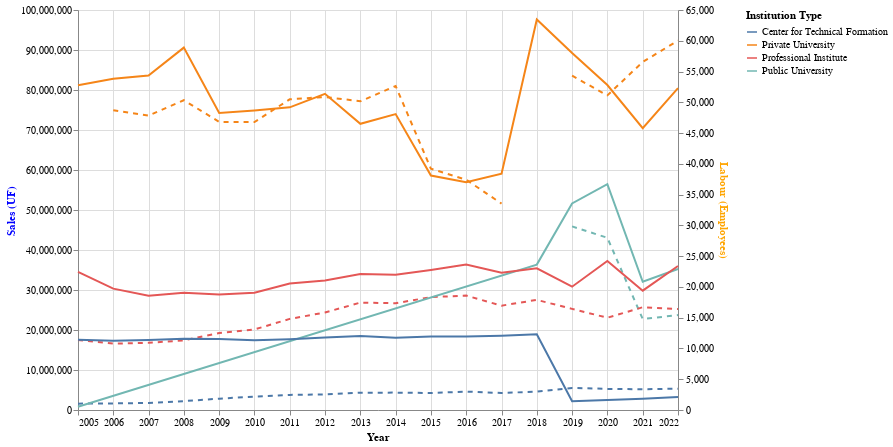

Notebook cell for this chart:
### Code cell
# Create the ventas line chart
ventas_chart = alt.Chart(df[df['series'] == 'ventas']).mark_line(strokeDash=[5, 5]).encode(
    x=alt.X('date:T', title="Year", axis=alt.Axis(format="%Y")),
    y=alt.Y('value:Q', title="Sales (UF)", axis=alt.Axis(titleColor='blue')),
   color=alt.Color('code:N', title="Institution Type"),
   tooltip=['date:T', 'value:Q', 'code:N']  # Tooltip to show details
)

# Create the labour line chart
labour_chart = alt.Chart(df[df['series'] == 'labour']).mark_line().encode(
    x=alt.X('date:T', title="Year", axis=alt.Axis(format="%Y")),
    y=alt.Y('value:Q', title="Labour (Employees)", axis=alt.Axis(titleColor='orange')),
    color=alt.Color('code:N', title="Institution Type"),  # Different colors for each institution type
    tooltip=['date:T', 'value:Q', 'code:N']  # Tooltip to show details
)

# Combine the two charts using layering
combined_chart = alt.layer(ventas_chart, labour_chart).resolve_scale(
    y='independent'  # This makes sure each chart can have its own scale
).properties(
    width=600,
    height=400,
)

# Save the combined chart to a single JSON file
combined_chart.save("IES_trends.json")

# Display the combined chart
combined_chart

### Figure 1 — Vega-Lite specification as saved in the notebook (floating-point values rounded to 4 significant figures)
{"config": {"view": {"continuousWidth": 400, "continuousHeight": 300}}, "layer": [{"data": {"name": "data-c23c7ddcef7bf0998f8cbb5e5c55589b"}, "mark": {"type": "line", "strokeDash": [5, 5]}, "encoding": {"color": {"field": "code", "title": "Institution Type", "type": "nominal"}, "tooltip": [{"field": "date", "type": "temporal"}, {"field": "value", "type": "quantitative"}, {"field": "code", "type": "nominal"}], "x": {"axis": {"format": "%Y"}, "field": "date", "title": "Year", "type": "temporal"}, "y": {"axis": {"titleColor": "blue"}, "field": "value", "title": "Sales (UF)", "type": "quantitative"}}}, {"data": {"name": "data-92f0cd42257f9f2a285fb6ee7a6a0d15"}, "mark": "line", "encoding": {"color": {"field": "code", "title": "Institution Type", "type": "nominal"}, "tooltip": [{"field": "date", "type": "temporal"}, {"field": "value", "type": "quantitative"}, {"field": "code", "type": "nominal"}], "x": {"axis": {"format": "%Y"}, "field": "date", "title": "Year", "type": "temporal"}, "y": {"axis": {"titleColor": "orange"}, "field": "value", "title": "Labour (Employees)", "type": "quantitative"}}}], "height": 400, "resolve": {"scale": {"y": "independent"}}, "width": 600, "$schema": "https://vega.github.io/schema/vega-lite/v4.17.0.json", "datasets": {"data-c23c7ddcef7bf0998f8cbb5e5c55589b": [{"date": "2005-01-01T00:00:00", "code": "Public University", "series": "ventas", "value": null}, {"date": "2005-01-01T00:00:00", "code": "Professional Institute", "series": "ventas", "value": 17480000.0}, {"date": "2005-01-01T00:00:00", "code": "Private University", "series": "ventas", "value": null}, {"date": "2005-01-01T00:00:00", "code": "Center for Technical Formation", "series": "ventas", "value": 1588000.0}, {"date": "2006-01-01T00:00:00", "code": "Professional Institute", "series": "ventas", "value": 16600000.0}, {"date": "2006-01-01T00:00:00", "code": "Private University", "series": "ventas", "value": 74930000.0}, {"date": "2006-01-01T00:00:00", "code": "Center for Technical Formation", "series": "ventas", "value": 1639000.0}, {"date": "2007-01-01T00:00:00", "code": "Professional Institute", "series": "ventas", "value": 16800000.0}, {"date": "2007-01-01T00:00:00", "code": "Private University", "series": "ventas", "value": 73590000.0}, {"date": "2007-01-01T00:00:00", "code": "Center for Technical Formation", "series": "ventas", "value": 1772000.0}, {"date": "2008-01-01T00:00:00", "code": "Center for Technical Formation", "series": "ventas", "value": 2219000.0}, {"date": "2008-01-01T00:00:00", "code": "Private University", "series": "ventas", "value": 77440000.0}, {"date": "2008-01-01T00:00:00", "code": "Professional Institute", "series": "ventas", "value": 17400000.0}, {"date": "2009-01-01T00:00:00", "code": "Center for Technical Formation", "series": "ventas", "value": 2843000.0}, {"date": "2009-01-01T00:00:00", "code": "Private University", "series": "ventas", "value": 72040000.0}, {"date": "2009-01-01T00:00:00", "code": "Professional Institute", "series": "ventas", "value": 19250000.0}, {"date": "2010-01-01T00:00:00", "code": "Private University", "series": "ventas", "value": 71990000.0}, {"date": "2010-01-01T00:00:00", "code": "Center for Technical Formation", "series": "ventas", "value": 3346000.0}, {"date": "2010-01-01T00:00:00", "code": "Professional Institute", "series": "ventas", "value": 20130000.0}, {"date": "2011-01-01T00:00:00", "code": "Private University", "series": "ventas", "value": 77680000.0}, {"date": "2011-01-01T00:00:00", "code": "Center for Technical Formation", "series": "ventas", "value": 3779000.0}, {"date": "2011-01-01T00:00:00", "code": "Professional Institute", "series": "ventas", "value": 22780000.0}, {"date": "2012-01-01T00:00:00", "code": "Professional Institute", "series": "ventas", "value": 24370000.0}, {"date": "2012-01-01T00:00:00", "code": "Center for Technical Formation", "series": "ventas", "value": 3888000.0}, {"date": "2012-01-01T00:00:00", "code": "Private University", "series": "ventas", "value": 78260000.0}, {"date": "2013-01-01T00:00:00", "code": "Professional Institute", "series": "ventas", "value": 26860000.0}, {"date": "2013-01-01T00:00:00", "code": "Private University", "series": "ventas", "value": 77170000.0}, {"date": "2013-01-01T00:00:00", "code": "Center for Technical Formation", "series": "ventas", "value": 4318000.0}, {"date": "2014-01-01T00:00:00", "code": "Center for Technical Formation", "series": "ventas", "value": 4350000.0}, {"date": "2014-01-01T00:00:00", "code": "Private University", "series": "ventas", "value": 81010000.0}, {"date": "2014-01-01T00:00:00", "code": "Professional Institute", "series": "ventas", "value": 26680000.0}, {"date": "2015-01-01T00:00:00", "code": "Professional Institute", "series": "ventas", "value": 28220000.0}, {"date": "2015-01-01T00:00:00", "code": "Private University", "series": "ventas", "value": 60300000.0}, {"date": "2015-01-01T00:00:00", "code": "Center for Technical Formation", "series": "ventas", "value": 4241000.0}, {"date": "2016-01-01T00:00:00", "code": "Private University", "series": "ventas", "value": 57570000.0}, {"date": "2016-01-01T00:00:00", "code": "Center for Technical Formation", "series": "ventas", "value": 4606000.0}, {"date": "2016-01-01T00:00:00", "code": "Professional Institute", "series": "ventas", "value": 28600000.0}, {"date": "2017-01-01T00:00:00", "code": "Professional Institute", "series": "ventas", "value": 26090000.0}, {"date": "2017-01-01T00:00:00", "code": "Center for Technical Formation", "series": "ventas", "value": 4252000.0}, {"date": "2017-01-01T00:00:00", "code": "Private University", "series": "ventas", "value": 51610000.0}, {"date": "2018-01-01T00:00:00", "code": "Private University", "series": "ventas", "value": null}, {"date": "2018-01-01T00:00:00", "code": "Professional Institute", "series": "ventas", "value": 27530000.0}, {"date": "2018-01-01T00:00:00", "code": "Center for Technical Formation", "series": "ventas", "value": 4590000.0}, {"date": "2018-01-01T00:00:00", "code": "Public University", "series": "ventas", "value": null}, {"date": "2019-01-01T00:00:00", "code": "Public University", "series": "ventas", "value": 45900000.0}, {"date": "2019-01-01T00:00:00", "code": "Center for Technical Formation", "series": "ventas", "value": 5519000.0}, {"date": "2019-01-01T00:00:00", "code": "Professional Institute", "series": "ventas", "value": 25280000.0}, {"date": "2019-01-01T00:00:00", "code": "Private University", "series": "ventas", "value": 83570000.0}, {"date": "2020-01-01T00:00:00", "code": "Professional Institute", "series": "ventas", "value": 23070000.0}, {"date": "2020-01-01T00:00:00", "code": "Private University", "series": "ventas", "value": 78660000.0}, {"date": "2020-01-01T00:00:00", "code": "Center for Technical Formation", "series": "ventas", "value": 5276000.0}, {"date": "2020-01-01T00:00:00", "code": "Public University", "series": "ventas", "value": 43050000.0}, {"date": "2021-01-01T00:00:00", "code": "Public University", "series": "ventas", "value": 22740000.0}, {"date": "2021-01-01T00:00:00", "code": "Center for Technical Formation", "series": "ventas", "value": 5186000.0}, {"date": "2021-01-01T00:00:00", "code": "Private University", "series": "ventas", "value": 87010000.0}, {"date": "2021-01-01T00:00:00", "code": "Professional Institute", "series": "ventas", "value": 25690000.0}, {"date": "2022-01-01T00:00:00", "code": "Public University", "series": "ventas", "value": 23720000.0}, {"date": "2022-01-01T00:00:00", "code": "Center for Technical Formation", "series": "ventas", "value": 5333000.0}, {"date": "2022-01-01T00:00:00", "code": "Private University", "series": "ventas", "value": 92350000.0}, {"date": "2022-01-01T00:00:00", "code": "Professional Institute", "series": "ventas", "value": 25230000.0}], "data-92f0cd42257f9f2a285fb6ee7a6a0d15": [{"date": "2005-01-01T00:00:00", "code": "Public University", "series": "labour", "value": 525.0}, {"date": "2005-01-01T00:00:00", "code": "Professional Institute", "series": "labour", "value": 22440.0}, {"date": "2005-01-01T00:00:00", "code": "Private University", "series": "labour", "value": 52780.0}, {"date": "2005-01-01T00:00:00", "code": "Center for Technical Formation", "series": "labour", "value": 11410.0}, {"date": "2006-01-01T00:00:00", "code": "Professional Institute", "series": "labour", "value": 19720.0}, {"date": "2006-01-01T00:00:00", "code": "Private University", "series": "labour", "value": 53820.0}, {"date": "2006-01-01T00:00:00", "code": "Center for Technical Formation", "series": "labour", "value": 11260.0}, {"date": "2007-01-01T00:00:00", "code": "Professional Institute", "series": "labour", "value": 18570.0}, {"date": "2007-01-01T00:00:00", "code": "Private University", "series": "labour", "value": 54340.0}, {"date": "2007-01-01T00:00:00", "code": "Center for Technical Formation", "series": "labour", "value": 11370.0}, {"date": "2008-01-01T00:00:00", "code": "Center for Technical Formation", "series": "labour", "value": 11570.0}, {"date": "2008-01-01T00:00:00", "code": "Private University", "series": "labour", "value": 58890.0}, {"date": "2008-01-01T00:00:00", "code": "Professional Institute", "series": "labour", "value": 19050.0}, {"date": "2009-01-01T00:00:00", "code": "Center for Technical Formation", "series": "labour", "value": 11540.0}, {"date": "2009-01-01T00:00:00", "code": "Private University", "series": "labour", "value": 48280.0}, {"date": "2009-01-01T00:00:00", "code": "Professional Institute", "series": "labour", "value": 18760.0}, {"date": "2010-01-01T00:00:00", "code": "Private University", "series": "labour", "value": 48670.0}, {"date": "2010-01-01T00:00:00", "code": "Center for Technical Formation", "series": "labour", "value": 11340.0}, {"date": "2010-01-01T00:00:00", "code": "Professional Institute", "series": "labour", "value": 19070.0}, {"date": "2011-01-01T00:00:00", "code": "Private University", "series": "labour", "value": 49180.0}, {"date": "2011-01-01T00:00:00", "code": "Center for Technical Formation", "series": "labour", "value": 11500.0}, {"date": "2011-01-01T00:00:00", "code": "Professional Institute", "series": "labour", "value": 20570.0}, {"date": "2012-01-01T00:00:00", "code": "Professional Institute", "series": "labour", "value": 21050.0}, {"date": "2012-01-01T00:00:00", "code": "Center for Technical Formation", "series": "labour", "value": 11780.0}, {"date": "2012-01-01T00:00:00", "code": "Private University", "series": "labour", "value": 51380.0}, {"date": "2013-01-01T00:00:00", "code": "Professional Institute", "series": "labour", "value": 22120.0}, {"date": "2013-01-01T00:00:00", "code": "Private University", "series": "labour", "value": 46510.0}, {"date": "2013-01-01T00:00:00", "code": "Center for Technical Formation", "series": "labour", "value": 12040.0}, {"date": "2014-01-01T00:00:00", "code": "Center for Technical Formation", "series": "labour", "value": 11760.0}, {"date": "2014-01-01T00:00:00", "code": "Private University", "series": "labour", "value": 48080.0}, {"date": "2014-01-01T00:00:00", "code": "Professional Institute", "series": "labour", "value": 21980.0}, {"date": "2015-01-01T00:00:00", "code": "Professional Institute", "series": "labour", "value": 22760.0}, {"date": "2015-01-01T00:00:00", "code": "Private University", "series": "labour", "value": 38100.0}, {"date": "2015-01-01T00:00:00", "code": "Center for Technical Formation", "series": "labour", "value": 11930.0}, {"date": "2016-01-01T00:00:00", "code": "Private University", "series": "labour", "value": 37000.0}, {"date": "2016-01-01T00:00:00", "code": "Center for Technical Formation", "series": "labour", "value": 11930.0}, {"date": "2016-01-01T00:00:00", "code": "Professional Institute", "series": "labour", "value": 23640.0}, {"date": "2017-01-01T00:00:00", "code": "Professional Institute", "series": "labour", "value": 22290.0}, {"date": "2017-01-01T00:00:00", "code": "Center for Technical Formation", "series": "labour", "value": 12050.0}, {"date": "2017-01-01T00:00:00", "code": "Private University", "series": "labour", "value": 38390.0}, {"date": "2018-01-01T00:00:00", "code": "Private University", "series": "labour", "value": 63470.0}, {"date": "2018-01-01T00:00:00", "code": "Professional Institute", "series": "labour", "value": 23030.0}, {"date": "2018-01-01T00:00:00", "code": "Center for Technical Formation", "series": "labour", "value": 12300.0}, {"date": "2018-01-01T00:00:00", "code": "Public University", "series": "labour", "value": 23630.0}, {"date": "2019-01-01T00:00:00", "code": "Public University", "series": "labour", "value": 33560.0}, {"date": "2019-01-01T00:00:00", "code": "Center for Technical Formation", "series": "labour", "value": 1434.0}, {"date": "2019-01-01T00:00:00", "code": "Professional Institute", "series": "labour", "value": 20040.0}, {"date": "2019-01-01T00:00:00", "code": "Private University", "series": "labour", "value": 58000.0}, {"date": "2020-01-01T00:00:00", "code": "Professional Institute", "series": "labour", "value": 24220.0}, {"date": "2020-01-01T00:00:00", "code": "Private University", "series": "labour", "value": 52810.0}, {"date": "2020-01-01T00:00:00", "code": "Center for Technical Formation", "series": "labour", "value": 1609.0}, {"date": "2020-01-01T00:00:00", "code": "Public University", "series": "labour", "value": 36710.0}, {"date": "2021-01-01T00:00:00", "code": "Public University", "series": "labour", "value": 20840.0}, {"date": "2021-01-01T00:00:00", "code": "Center for Technical Formation", "series": "labour", "value": 1839.0}, {"date": "2021-01-01T00:00:00", "code": "Private University", "series": "labour", "value": 45790.0}, {"date": "2021-01-01T00:00:00", "code": "Professional Institute", "series": "labour", "value": 19390.0}, {"date": "2022-01-01T00:00:00", "code": "Public University", "series": "labour", "value": 22910.0}, {"date": "2022-01-01T00:00:00", "code": "Center for Technical Formation", "series": "labour", "value": 2098.0}, {"date": "2022-01-01T00:00:00", "code": "Private University", "series": "labour", "value": 52290.0}, {"date": "2022-01-01T00:00:00", "code": "Professional Institute", "series": "labour", "value": 23400.0}]}}
